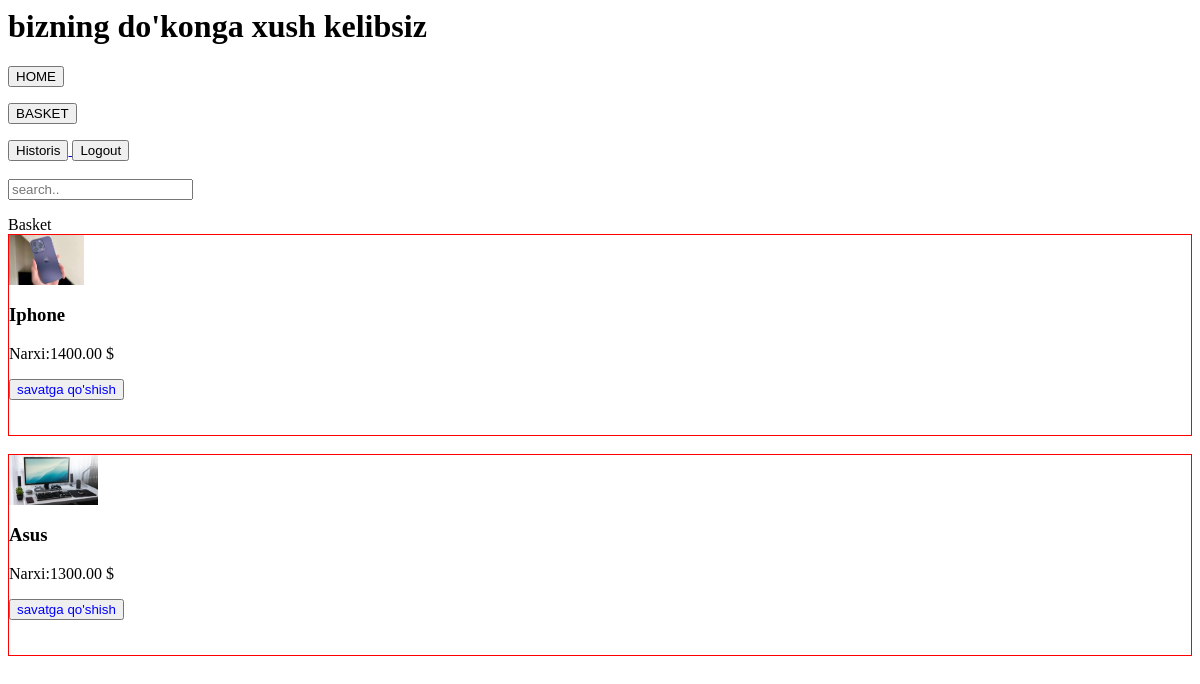
Before: /index/ with the older database file.
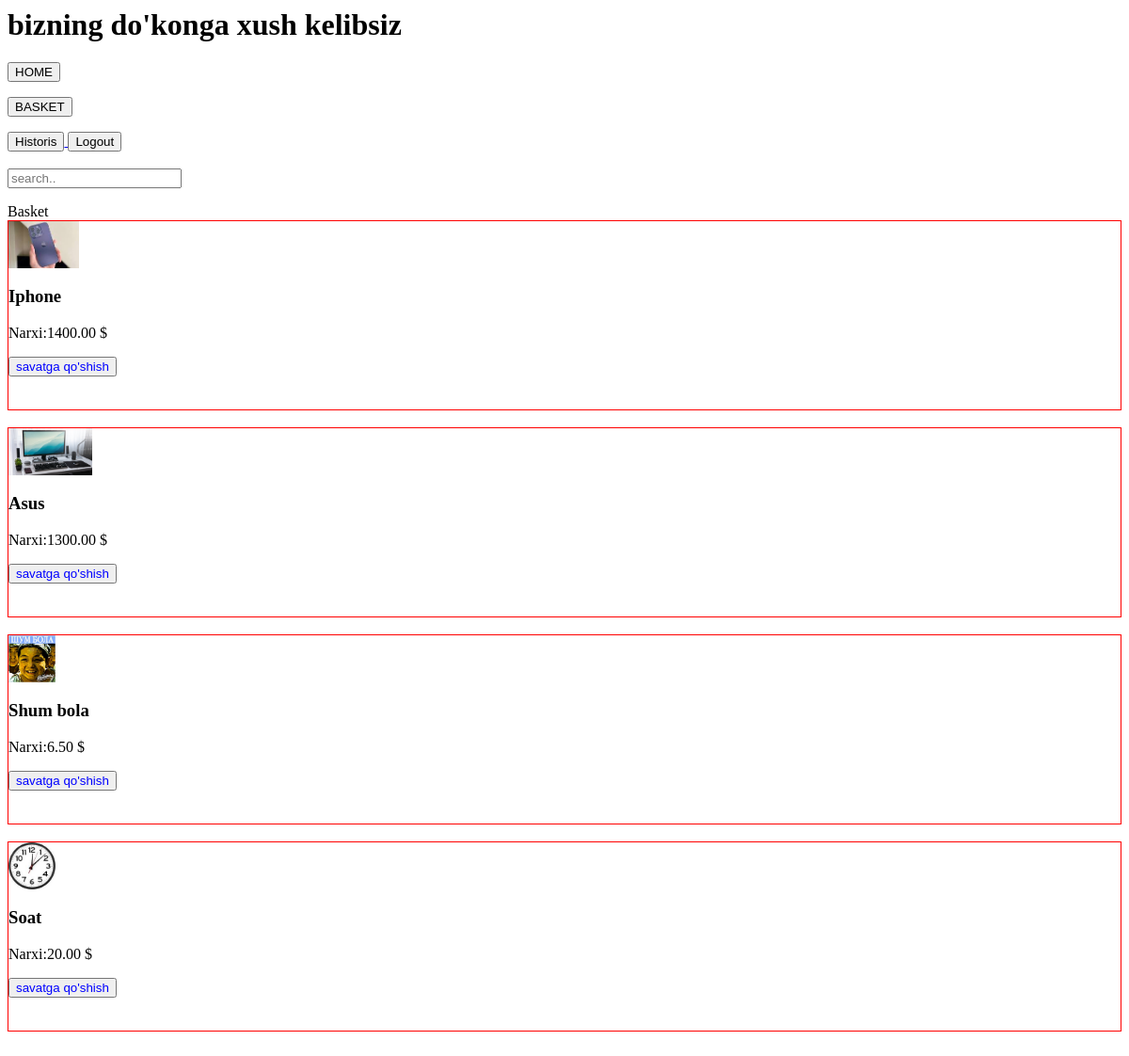
After: the same page with the newer database file.
### shop_app/models.py (models this page shows, shortened)
class Product(models.Model):
    id = models.AutoField(primary_key=True)
    title = models.CharField(max_length=255)
    description = models.TextField()
    price = models.DecimalField(max_digits=10, decimal_places=2)
    quantity_available = models.IntegerField()
    image = models.ImageField()

### shop_app/views.py (the view)
# urls.py: path('index/', views.index, name='index'),
def index(request):
    rey= Product.objects.all()
    context={
        'rey':rey
    }
    return render(request, 'index.html', context)

### templates/index.html (shortened to what this page needs)
{% extends 'base.html' %}
{% block content %}
<form action="/search/" method='GET'>
<input placeholder="search.." class="input" name="title" type="text">
</form>
<span >Basket</span>
    <div >
        {% for i in rey %}
        <div style='border:1px solid red; with:20%; height:200px '>
            <a  href="/detail/{{i.id}}/"  >
                <span><img src="{{ i.image.url }}" alt="html" style='with:50px; height:50px '></span>
            </a>
            <h3>{{ i.title }}</h3>
            <p><span>Narxi:</span>{{ i.price }} $</p>
            <form method='GET'  action='/add_basket'>
                <button   style='color:blue' >
                        savatga qo'shish
                </button>
            </form>
        </div><br>
        {% endfor %}
    </div>
    {% endblock content %}

### templates/base.html (shortened to what this page needs)
<div>
    <div >
    <h1 >{{ user.username}} bizning do'konga xush kelibsiz</h1>
    <form method='GET'  action='/index/'>
        <button >
            <span >HOME</span>
        </button>
    </form>
    <form method='GET'  action='/basket/'>
        <button>
            <span >BASKET</span>
        </button>
    </form>
    <a href="/history/{{user.id}}/">
        <button>
        <span class="nav-item">Historis</span>
        </button>
    </a>
    <a href="/">
        <button>
        <span>Logout</span>
        </button>
    </a>
</div><br>
</div>
{% block content %}
{% endblock content %}

Changed rows visible on the page:
added Product: image (picture), title "Shum bola", price "6.50"
added Product: image (picture), title "Soat", price "20.00"
